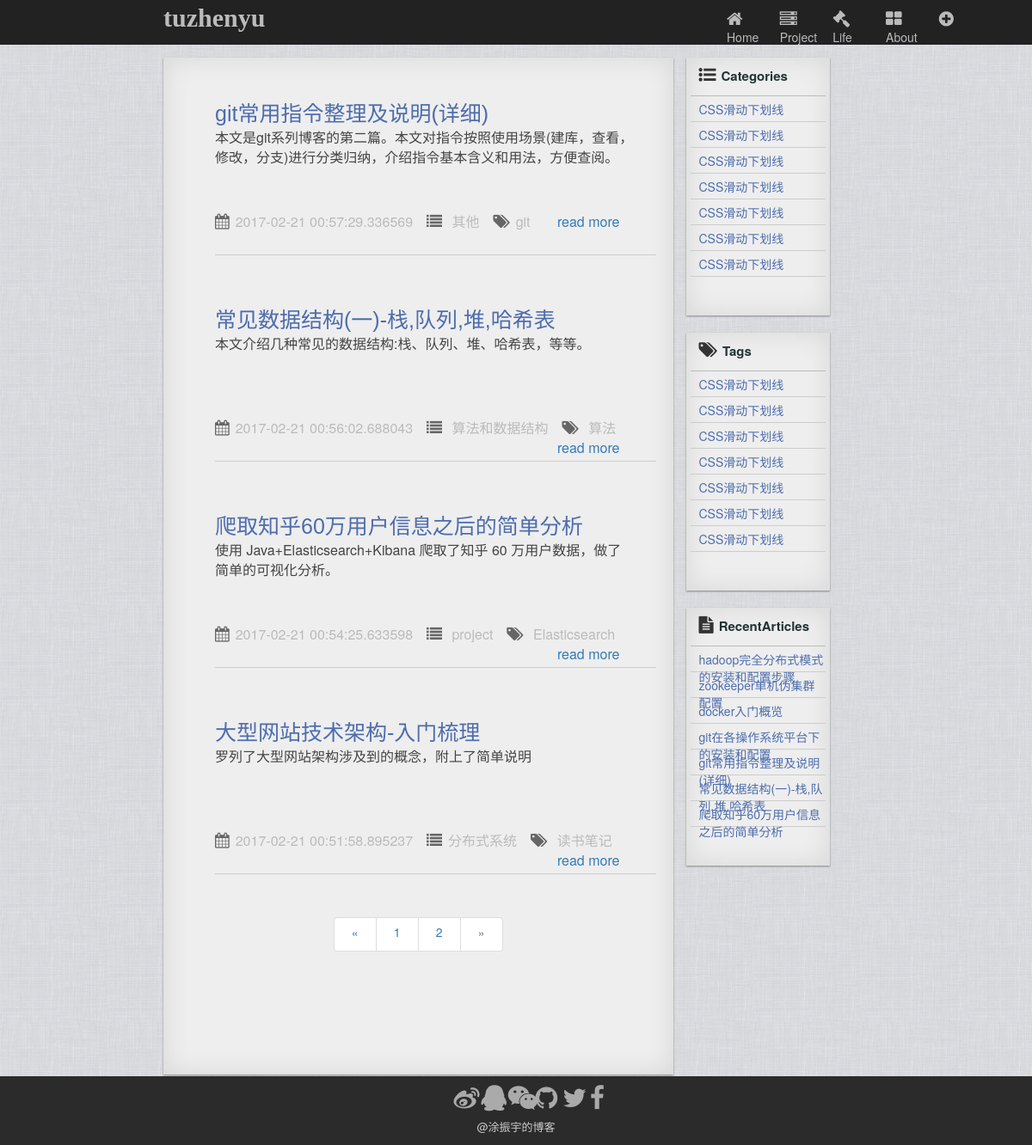
The app's page /index?page=2 with its own data.
### app/models.py (models this page shows)
class Article(db.Model):
    __tablename__ = 'articles'
    id = db.Column(db.Integer, primary_key = True)
    markDownEdit = db.Column(db.Text)
    timestamp = db.Column(db.DateTime,index=True,default=datetime.utcnow)
    title = db.Column(db.String(128))
    category = db.Column(db.String(32))
    tag = db.Column(db.String(32))
    describe = db.Column(db.Text)

### app/views.py (the view)
@app.route('/index', methods=['GET','POST'])
def index():
    page = request.args.get('page', 1, type=int)
    pagination = models.Article.query.order_by(models.Article.timestamp.desc()).paginate(page, per_page=app.config['FLASKY_POSTS_PER_PAGE'],error_out=False)
    articles = pagination.items
    recentArticles = models.Article.query.order_by(models.Article.timestamp.desc())[0:7]
    return render_template("index.html",articles = articles,pagination = pagination,recentArticles = recentArticles)

### app/templates/index.html
{% extends "base.html" %}
{% block content %}
<div class="wrapper row">
  <div class="col-md-2"></div>
  <div class="col-md-8 row">
    <div class="col-md-9 leftSection">
      <ul class="articles">
        {% for article in articles %}
          <li class="blogAticle">
            <div class="articleHeader">
              <p><a href="{{ url_for('article', id=article.id) }}">{{article.title}}</a></p>
            </div>
            <div class="articleContent">
              <p>{{article.describe}}</p>
            </div>
            <div class="articleFooter">
              <ul>
                <li><i class="fa fa-calendar fa-1x" aria-hidden="true"></i><span>{{article.timestamp}}</span></li>
                <li><i class="fa fa-list fa-1x" aria-hidden="true"></i><span>{{article.category}}</span></li>
                <li><i class="fa fa-tags fa-1x" aria-hidden="true"></i><span>{{article.tag}}</span></li>
                <li class="readMore"><a href="{{ url_for('article', id=article.id) }}">read more</a></li>
              </ul>
            </div>
          </li>
        {% endfor %}
      </ul>
      <div class="paginationWapper">
        <ul class="pagination">
          <li {% if not pagination.has_prev %} class="disabled"{% endif %}>
            <a href="{% if pagination.has_prev %}{{ url_for('index',page = pagination.page - 1) }}{% else %}#{% endif %}">&laquo;</a>
          </li>
          {% for p in pagination.iter_pages() %}
            {% if p %}
              <li><a href="{{ url_for('index', page = p) }}">{{p}}</a></li>
            {% else %}
            <li><a href="{{ url_for('index', page = p) }}">...</a></li>
            {% endif %}
          {% endfor %}
          <li {% if not pagination.has_next %} class="disabled"{% endif %}>
            <a href="{% if pagination.has_next %}{{ url_for('index',page = pagination.page + 1) }}{% else %}#{% endif %}">&raquo;</a>
          </li>
        </ul>
      </div>
    </div>
    <div class="col-md-3 rightSection">
      <div class="side categories">
        <div class="header"><i class="fa fa-list-ul" aria-hidden="true"></i><span>Categories</span></div>
        <ul>
          <li>CSS滑动下划线</li>
          <li>CSS滑动下划线</li>
          <li>CSS滑动下划线</li>
          <li>CSS滑动下划线</li>
          <li>CSS滑动下划线</li>
          <li>CSS滑动下划线</li>
          <li>CSS滑动下划线</li>
        </ul>
      </div>
      <div class="side tags">
        <div class="header"><i class="fa fa-tags" aria-hidden="true"></i><span>Tags</span></div>
        <ul>
          <li>CSS滑动下划线</li>
          <li>CSS滑动下划线</li>
          <li>CSS滑动下划线</li>
          <li>CSS滑动下划线</li>
          <li>CSS滑动下划线</li>
          <li>CSS滑动下划线</li>
          <li>CSS滑动下划线</li>
        </ul>
      </div>
      <div class="side recentArticles">
        <div class="header"><i class="fa fa-file-text" aria-hidden="true"></i><span>RecentArticles</span></div>
        <ul>
          {% for recentArticle in recentArticles %}
            <li><a href="{{ url_for('article', id = recentArticle.id) }}">{{recentArticle.title}}</a></li>
          {% endfor %}
        </ul>
      </div>
    </div>
  </div>
</div>
{% endblock %}

### app/static/css/style.css (style rules this page uses)
body { width: 100%; height: 100%; }
.wrapper .leftSection { height: 1183px; padding: 20px; background-color: #eee; box-shadow: 0 1px 2px rgba(0, 0, 0, 0.4), 0 0 30px rgba(10, 10, 0, 0.1) inset; }
.leftSection ul { list-style: none; }
.blogAticle { width: 100%; height: 210px; padding: 20px 0; margin-bottom: 30px; border-bottom:1px solid #ccc; }
.articleHeader { width: 95%; height: 25%; }
.articleHeader a { line-height: 50px;; font-size: 25px; font-weight: normal; font-family: "Ubuntu", Helvetica, Arial, sans-serif; color: #4d6dad; text-decoration: none; }
.articleContent { width: 95%; height: 55%; }
.articleContent p { color: #444; font-size: 16px; }
.articleFooter ul { list-style: none; margin-top: 5px; padding: 0; }
.articleFooter ul li { display: inline-block; color:#666; margin-right: 12px; }
.articleFooter ul li span { color:#bbb; font-size: 16px; }
.articleFooter ul li i { margin-right: 7px; font-size: 18px; }
.readMore { float: right; color: #4d6dad; font-size: 16px; }
.readMore a { text-decoration: none; margin-right: 30px; }
.paginationWapper { text-align: center; }
.pagination li a { width: 50px; height: 40px; }
.wrapper .rightSection { height: 1185px; }
.side { width: 100%; height: 300px; margin-bottom: 20px; padding: 5px; background-color: #eee; box-shadow: 0 1px 2px rgba(0, 0, 0, 0.4), 0 0 30px rgba(10, 10, 0, 0.1) inset; }
.side .header { width: 100%; height: 40px; padding-left: 10px; padding-top: 5px; border-bottom: 1px solid #bbb; }
.side .header i { font-size: 20px; margin-right: 6px; }
.side .header span { font-size: 15px; font-weight: bold; color:#233; }
.side ul { list-style: none; padding: 0; }
.side ul li { width: 100%; height: 30px; padding-left: 10px; padding-top: 5px; border-bottom: 1px solid #ccc; color: #4d6dad; }
.side ul li a { color: #4d6dad; }

### records on screen
Article: title "git常用指令整理及说明(详细)", describe "本文是git系列博客的第二篇。本文对指令按照使用场景(建库，查看，修改，分支)进行分类归纳，介绍指令基本含义和用法，方便查阅。", timestamp "2017-02-21 00:57:29.336569", category "其他", tag "git"
Article: title "常见数据结构(一)-栈,队列,堆,哈希表", describe "本文介绍几种常见的数据结构:栈、队列、堆、哈希表，等等。", timestamp "2017-02-21 00:56:02.688043", category "算法和数据结构", tag "算法"
Article: title "爬取知乎60万用户信息之后的简单分析", describe "使用 Java+Elasticsearch+Kibana 爬取了知乎 60 万用户数据，做了简单的可视化分析。", timestamp "2017-02-21 00:54:25.633598", category "project", tag "Elasticsearch"
Article: title "大型网站技术架构-入门梳理", describe "罗列了大型网站架构涉及到的概念，附上了简单说明", timestamp "2017-02-21 00:51:58.895237", category "分布式系统", tag "读书笔记"
Article: title "hadoop完全分布式模式的安装和配置步骤"
Article: title "zookeeper单机伪集群配置"
Article: title "docker入门概览"
Article: title "git在各操作系统平台下的安装和配置"

### other values on screen
{{ p }} "1" "2"
